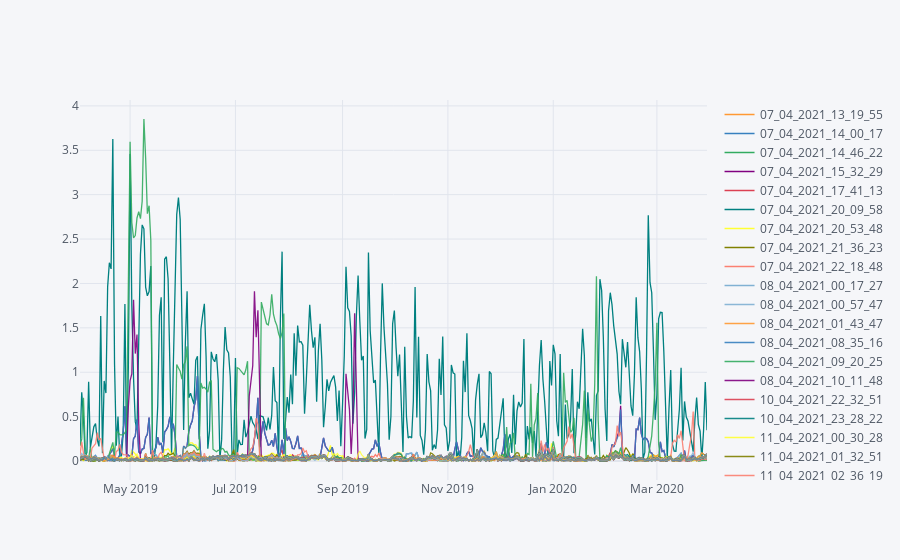

Notebook code cell kept with this figure:
### Code cell
error_tot.iplot()

### Figure 1 — Plotly figure (JSON) as saved in the notebook; plotly's stock layout.template omitted (floating-point values rounded to 4 significant figures; data arrays with more than 128 entries replaced by an {"elided": "..."} marker saying what was removed)
{"data": [{"line": {"color": "rgba(255, 153, 51, 1.0)", "dash": "solid", "shape": "linear", "width": 1.3}, "mode": "lines", "name": "07_04_2021_13_19_55", "text": "", "type": "scatter", "x": {"elided": "364 str values"}, "y": {"elided": "364 float values"}}, {"line": {"color": "rgba(55, 128, 191, 1.0)", "dash": "solid", "shape": "linear", "width": 1.3}, "mode": "lines", "name": "07_04_2021_14_00_17", "text": "", "type": "scatter", "x": {"elided": "364 str values"}, "y": {"elided": "364 float values"}}, {"line": {"color": "rgba(50, 171, 96, 1.0)", "dash": "solid", "shape": "linear", "width": 1.3}, "mode": "lines", "name": "07_04_2021_14_46_22", "text": "", "type": "scatter", "x": {"elided": "364 str values"}, "y": {"elided": "364 float values"}}, {"line": {"color": "rgba(128, 0, 128, 1.0)", "dash": "solid", "shape": "linear", "width": 1.3}, "mode": "lines", "name": "07_04_2021_15_32_29", "text": "", "type": "scatter", "x": {"elided": "364 str values"}, "y": {"elided": "364 float values"}}, {"line": {"color": "rgba(219, 64, 82, 1.0)", "dash": "solid", "shape": "linear", "width": 1.3}, "mode": "lines", "name": "07_04_2021_17_41_13", "text": "", "type": "scatter", "x": {"elided": "364 str values"}, "y": {"elided": "364 float values"}}, {"line": {"color": "rgba(0, 128, 128, 1.0)", "dash": "solid", "shape": "linear", "width": 1.3}, "mode": "lines", "name": "07_04_2021_20_09_58", "text": "", "type": "scatter", "x": {"elided": "364 str values"}, "y": {"elided": "364 float values"}}, {"line": {"color": "rgba(255, 255, 51, 1.0)", "dash": "solid", "shape": "linear", "width": 1.3}, "mode": "lines", "name": "07_04_2021_20_53_48", "text": "", "type": "scatter", "x": {"elided": "364 str values"}, "y": {"elided": "364 float values"}}, {"line": {"color": "rgba(128, 128, 0, 1.0)", "dash": "solid", "shape": "linear", "width": 1.3}, "mode": "lines", "name": "07_04_2021_21_36_23", "text": "", "type": "scatter", "x": {"elided": "364 str values"}, "y": {"elided": "364 float values"}}, {"line": {"color": "rgba(251, 128, 114, 1.0)", "dash": "solid", "shape": "linear", "width": 1.3}, "mode": "lines", "name": "07_04_2021_22_18_48", "text": "", "type": "scatter", "x": {"elided": "364 str values"}, "y": {"elided": "364 float values"}}, {"line": {"color": "rgba(128, 177, 211, 1.0)", "dash": "solid", "shape": "linear", "width": 1.3}, "mode": "lines", "name": "08_04_2021_00_17_27", "text": "", "type": "scatter", "x": {"elided": "364 str values"}, "y": {"elided": "364 float values"}}, {"line": {"color": "rgba(128, 177, 211, 0.8999999999999999)", "dash": "solid", "shape": "linear", "width": 1.3}, "mode": "lines", "name": "08_04_2021_00_57_47", "text": "", "type": "scatter", "x": {"elided": "364 str values"}, "y": {"elided": "364 float values"}}, {"line": {"color": "rgba(255, 153, 51, 0.8999999999999999)", "dash": "solid", "shape": "linear", "width": 1.3}, "mode": "lines", "name": "08_04_2021_01_43_47", "text": "", "type": "scatter", "x": {"elided": "364 str values"}, "y": {"elided": "364 float values"}}, {"line": {"color": "rgba(55, 128, 191, 0.8999999999999999)", "dash": "solid", "shape": "linear", "width": 1.3}, "mode": "lines", "name": "08_04_2021_08_35_16", "text": "", "type": "scatter", "x": {"elided": "364 str values"}, "y": {"elided": "364 float values"}}, {"line": {"color": "rgba(50, 171, 96, 0.8999999999999999)", "dash": "solid", "shape": "linear", "width": 1.3}, "mode": "lines", "name": "08_04_2021_09_20_25", "text": "", "type": "scatter", "x": {"elided": "364 str values"}, "y": {"elided": "364 float values"}}, {"line": {"color": "rgba(128, 0, 128, 0.8999999999999999)", "dash": "solid", "shape": "linear", "width": 1.3}, "mode": "lines", "name": "08_04_2021_10_11_48", "text": "", "type": "scatter", "x": {"elided": "364 str values"}, "y": {"elided": "364 float values"}}, {"line": {"color": "rgba(219, 64, 82, 0.8999999999999999)", "dash": "solid", "shape": "linear", "width": 1.3}, "mode": "lines", "name": "10_04_2021_22_32_51", "text": "", "type": "scatter", "x": {"elided": "364 str values"}, "y": {"elided": "364 float values"}}, {"line": {"color": "rgba(0, 128, 128, 0.8999999999999999)", "dash": "solid", "shape": "linear", "width": 1.3}, "mode": "lines", "name": "10_04_2021_23_28_22", "text": "", "type": "scatter", "x": {"elided": "364 str values"}, "y": {"elided": "364 float values"}}, {"line": {"color": "rgba(255, 255, 51, 0.8999999999999999)", "dash": "solid", "shape": "linear", "width": 1.3}, "mode": "lines", "name": "11_04_2021_00_30_28", "text": "", "type": "scatter", "x": {"elided": "364 str values"}, "y": {"elided": "364 float values"}}, {"line": {"color": "rgba(128, 128, 0, 0.8999999999999999)", "dash": "solid", "shape": "linear", "width": 1.3}, "mode": "lines", "name": "11_04_2021_01_32_51", "text": "", "type": "scatter", "x": {"elided": "364 str values"}, "y": {"elided": "364 float values"}}, {"line": {"color": "rgba(251, 128, 114, 0.8999999999999999)", "dash": "solid", "shape": "linear", "width": 1.3}, "mode": "lines", "name": "11_04_2021_02_36_19", "text": "", "type": "scatter", "x": {"elided": "364 str values"}, "y": {"elided": "364 float values"}}, {"line": {"color": "rgba(251, 128, 114, 0.7999999999999998)", "dash": "solid", "shape": "linear", "width": 1.3}, "mode": "lines", "name": "11_04_2021_03_37_19", "text": "", "type": "scatter", "x": {"elided": "364 str values"}, "y": {"elided": "364 float values"}}, {"line": {"color": "rgba(128, 177, 211, 0.7999999999999998)", "dash": "solid", "shape": "linear", "width": 1.3}, "mode": "lines", "name": "11_04_2021_04_35_18", "text": "", "type": "scatter", "x": {"elided": "364 str values"}, "y": {"elided": "364 float values"}}, {"line": {"color": "rgba(255, 153, 51, 0.7999999999999998)", "dash": "solid", "shape": "linear", "width": 1.3}, "mode": "lines", "name": "11_04_2021_05_22_47", "text": "", "type": "scatter", "x": {"elided": "364 str values"}, "y": {"elided": "364 float values"}}, {"line": {"color": "rgba(55, 128, 191, 0.7999999999999998)", "dash": "solid", "shape": "linear", "width": 1.3}, "mode": "lines", "name": "11_04_2021_06_21_08", "text": "", "type": "scatter", "x": {"elided": "364 str values"}, "y": {"elided": "364 float values"}}, {"line": {"color": "rgba(50, 171, 96, 0.7999999999999998)", "dash": "solid", "shape": "linear", "width": 1.3}, "mode": "lines", "name": "11_04_2021_07_26_23", "text": "", "type": "scatter", "x": {"elided": "364 str values"}, "y": {"elided": "364 float values"}}, {"line": {"color": "rgba(128, 0, 128, 0.7999999999999998)", "dash": "solid", "shape": "linear", "width": 1.3}, "mode": "lines", "name": "11_04_2021_08_25_10", "text": "", "type": "scatter", "x": {"elided": "364 str values"}, "y": {"elided": "364 float values"}}, {"line": {"color": "rgba(219, 64, 82, 0.7999999999999998)", "dash": "solid", "shape": "linear", "width": 1.3}, "mode": "lines", "name": "11_04_2021_09_25_47", "text": "", "type": "scatter", "x": {"elided": "364 str values"}, "y": {"elided": "364 float values"}}, {"line": {"color": "rgba(0, 128, 128, 0.7999999999999998)", "dash": "solid", "shape": "linear", "width": 1.3}, "mode": "lines", "name": "11_04_2021_10_31_56", "text": "", "type": "scatter", "x": {"elided": "364 str values"}, "y": {"elided": "364 float values"}}, {"line": {"color": "rgba(255, 255, 51, 0.7999999999999998)", "dash": "solid", "shape": "linear", "width": 1.3}, "mode": "lines", "name": "11_04_2021_11_30_40", "text": "", "type": "scatter", "x": {"elided": "364 str values"}, "y": {"elided": "364 float values"}}, {"line": {"color": "rgba(128, 128, 0, 0.7999999999999998)", "dash": "solid", "shape": "linear", "width": 1.3}, "mode": "lines", "name": "11_04_2021_12_35_08", "text": "", "type": "scatter", "x": {"elided": "364 str values"}, "y": {"elided": "364 float values"}}, {"line": {"color": "rgba(128, 128, 0, 0.7)", "dash": "solid", "shape": "linear", "width": 1.3}, "mode": "lines", "name": "11_04_2021_13_32_47", "text": "", "type": "scatter", "x": {"elided": "364 str values"}, "y": {"elided": "364 float values"}}, {"line": {"color": "rgba(251, 128, 114, 0.7)", "dash": "solid", "shape": "linear", "width": 1.3}, "mode": "lines", "name": "11_04_2021_14_29_53", "text": "", "type": "scatter", "x": {"elided": "364 str values"}, "y": {"elided": "364 float values"}}, {"line": {"color": "rgba(128, 177, 211, 0.7)", "dash": "solid", "shape": "linear", "width": 1.3}, "mode": "lines", "name": "11_04_2021_15_32_27", "text": "", "type": "scatter", "x": {"elided": "364 str values"}, "y": {"elided": "364 float values"}}, {"line": {"color": "rgba(255, 153, 51, 0.7)", "dash": "solid", "shape": "linear", "width": 1.3}, "mode": "lines", "name": "11_04_2021_16_29_52", "text": "", "type": "scatter", "x": {"elided": "364 str values"}, "y": {"elided": "364 float values"}}, {"line": {"color": "rgba(55, 128, 191, 0.7)", "dash": "solid", "shape": "linear", "width": 1.3}, "mode": "lines", "name": "11_04_2021_17_27_52", "text": "", "type": "scatter", "x": {"elided": "364 str values"}, "y": {"elided": "364 float values"}}], "layout": {"legend": {"bgcolor": "#F5F6F9", "font": {"color": "#4D5663"}}, "paper_bgcolor": "#F5F6F9", "plot_bgcolor": "#F5F6F9", "title": {"font": {"color": "#4D5663"}}, "xaxis": {"gridcolor": "#E1E5ED", "showgrid": true, "tickfont": {"color": "#4D5663"}, "title": {"font": {"color": "#4D5663"}, "text": ""}, "zerolinecolor": "#E1E5ED"}, "yaxis": {"gridcolor": "#E1E5ED", "showgrid": true, "tickfont": {"color": "#4D5663"}, "title": {"font": {"color": "#4D5663"}, "text": ""}, "zerolinecolor": "#E1E5ED"}}}
